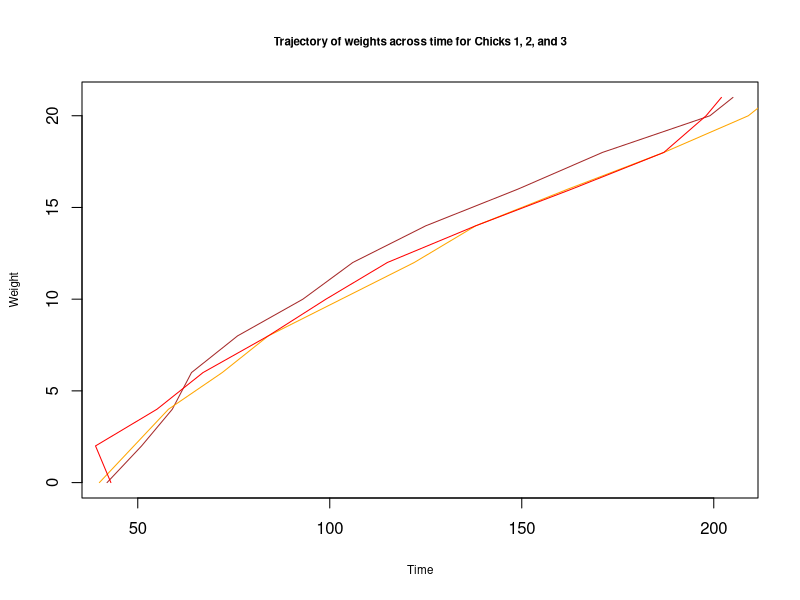

R code for this plot:
## ---- chunk 1
knitr::opts_chunk$set(echo = TRUE)
## ---- chunk 2
data("ChickWeight")
help(ChickWeight)

## ---- chunk 3
Weight_time0 <- subset(ChickWeight, Time == 0)
mean(Weight_time0$weight)
## ---- chunk 4
chick1 <- subset(ChickWeight, Chick == 1)
chick2 <- subset(ChickWeight, Chick == 2)
chick3 <- subset(ChickWeight, Chick == 3)
chick1
chick2
chick3
## ---- chunk 5
plot(chick1$weight, chick1$Time, type = "l", col = "brown", xlab = "Time", ylab = "Weight", main = "Trajectory of weights across time for Chicks 1, 2, and 3", cex.main = 0.7, cex.lab = 0.7 )
lines(chick2$weight, chick2$Time, col = "orange")
lines(chick3$weight, chick3$Time, col = "red")
## ---- chunk 6
tempConversion <- function(tempType, temp) {
  if (tempType == "F") {
    temp <- (5 / 9 * (temp - 32))
  }
  
  else if (tempType == "C") {
    temp <- ((temp * 9 / 5) + 32)
  }
  
  return(temp)
}
## ---- chunk 7
tempConversion("C", 0)
tempConversion("C", 32)
tempConversion("C", 22.2)
tempConversion("C", 37)
